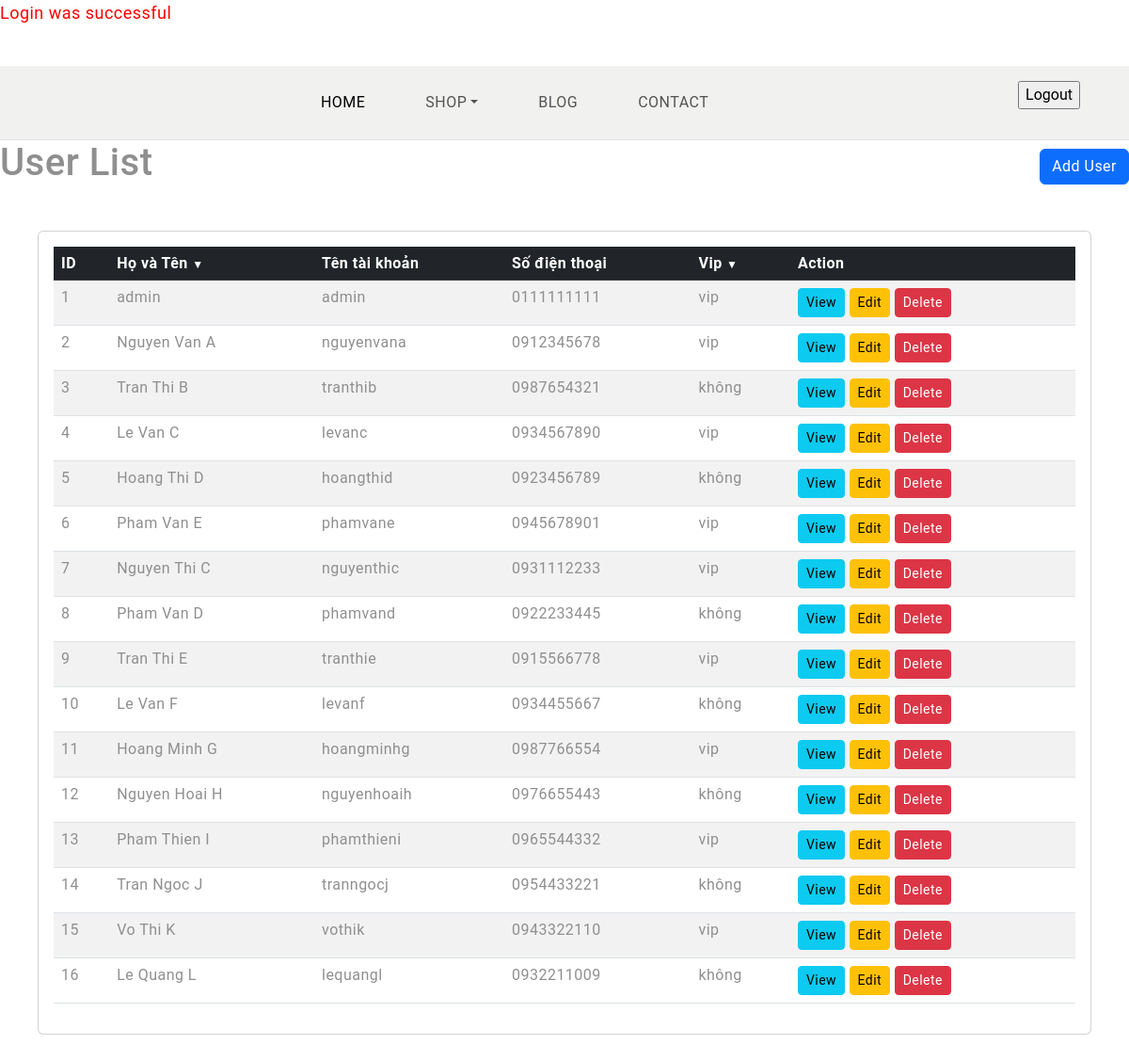
Screenshot of /user/index (signed in) with the database file from the repository.
### tables this page shows
CREATE TABLE `users` (
  `id` int NOT NULL AUTO_INCREMENT,
  `fullname` varchar(45) NOT NULL,
  `username` varchar(45) NOT NULL,
  `password` varchar(100) NOT NULL,
  `dayofbirth` date DEFAULT NULL,
  `gender` enum('Nam','Nữ','Khác') DEFAULT NULL,
  `phonenumber` varchar(45) DEFAULT NULL,
  `vip` enum('vip','không') DEFAULT NULL,
  PRIMARY KEY (`id`),
  UNIQUE KEY `username_UNIQUE` (`fullname`)
);

### app/Controller.php (called while the page is built, shortened)
<?php
class Controller {
    protected function render($view_name, $data = []) {
        extract($data);
        include __DIR__ . "\Views\\$view_name.php";
    }
}

### app/Controllers/UserController.php (called while the page is built, shortened)
<?php
class UserController extends Controller
{
    private $userModel;
    public function __construct()
    {
        $this->userModel = new User();
    }
    public function userList()
    {
        $users = $this->userModel->getAllUsers();
        $this->render('users\user-list', ['users' => $users]);
    }
}

### index.php (called while the page is built, shortened)
<?php
require __DIR__. '/app/routes.php';
$uri = $_SERVER['REQUEST_URI'];
$router->match($uri);
?>

### app/Models/User.php (called while the page is built, shortened)
<?php
class User
{
    private $mysqli;
    public function __construct()
    {
        $host = DB_HOST;
        $username = DB_USER;
        $password = DB_PASSWORD;
        $database = DB_NAME;
        $this->mysqli = new \mysqli($host, $username, $password, $database);
    }
    public function getAllUsers()
    {
        $result = $this->mysqli->query("SELECT * FROM users");
        return $result->fetch_all(MYSQLI_ASSOC);
    }
}

### app/Views/users/user-list.php (the view, shortened to what this page needs)
<?php
if (isset($_SESSION['flash_message'])) {
    $message = $_SESSION['flash_message'];
    echo '<p style="color:red;">' . $message . '</p><br>';
}
?>
<div class="d-flex justify-content-between align-items-center">
    <h1>User List</h1>
    <a href="/user/create" class="btn btn-primary">Add User</a>
</div>
<div class="card" style="margin:40px">
    <div class="card-body ">
        <div class="table-responsive">
            <table class="table table-striped table-hover">
                <thead class="table-dark">
                    <tr>
                        <th>ID</th>
                        <th class="filter-header" data-filter="name">Họ và Tên <span class="arrow">&#9660;</span></th>
                        <th>Tên tài khoản</th>
                        <th>Số điện thoại</th>
                        <th class="filter-header" data-filter="vip">Vip <span class="arrow">&#9660;</span></th>
                        <th>Action</th>
                    </tr>
                </thead>
                <tbody>
                    <?php foreach ($users as $user): ?>
                    <tr>
                        <td><?php echo ($user['id']); ?></td>
                        <td><?php echo ($user['fullname']); ?></td>
                        <td><?php echo ($user['username']); ?></td>
                        <td><?php echo ($user['phonenumber']); ?></td>
                        <td><?php echo ($user['vip']); ?></td>
                        <td>
                            <a href="#" class="btn btn-info btn-sm view-detail" data-id="<?= $user['id'] ?>"
                                data-fullname="<?= $user['fullname'] ?>" data-username="<?= $user['username'] ?>"
                                data-password="<?= $user['password'] ?>" data-dayofbirth="<?= $user['dayofbirth'] ?>"
                                data-gender="<?= $user['gender'] ?>" data-phonenumber="<?= $user['phonenumber'] ?>"
                                data-vip="<?= $user['vip'] ?>">View</a>
                            <a href="/user/update/<?= $user['id'] ?>" class="btn btn-warning btn-sm">Edit</a>
                            <a href="/user/delete/<?= $user['id'] ?>" class="btn btn-danger btn-sm"
                                onclick="return confirm('Are you sure you want to delete this user?')">Delete</a>
                        </td>
                    </tr>
                    <?php endforeach; ?>
                </tbody>
            </table>
        </div>
    </div>
</div>
<?php $content = ob_get_clean(); ?>
<?php
    include (__DIR__ . '/../../../templates/layout.php');
?>

### app/Router.php (shortened to what this page needs)
<?php
class Router {
    private $routes = [];
    public function addRoute($pattern, $callback) {
        $this->routes[$pattern] = $callback;
    }
    public function match($uri) {
        uksort($this->routes, function ($a, $b) {
            return strlen($b) - strlen($a);
        });
        foreach ($this->routes as $pattern => $callback) {
            if (preg_match($pattern, $uri, $matches)) {
                array_shift($matches);
                call_user_func_array($callback, $matches);
                return;
            }
        }
    }
}

### templates/layout.php (shortened to what this page needs)
<!DOCTYPE html>
<html lang="en">
<head>
    <link href="https://cdn.jsdelivr.net/npm/bootstrap@5.3.0-alpha3/dist/css/bootstrap.min.css" rel="stylesheet"
>
    <link rel="stylesheet" href="https://cdn.jsdelivr.net/npm/swiper@9/swiper-bundle.min.css" />
    <link rel="stylesheet" href="../../../public/assets/style.css">
</head>
<body class="homepage">
    <nav class="navbar navbar-expand-lg bg-light text-uppercase fs-6 p-3 border-bottom align-items-center">
        <div class="container-fluid">
            <div class="row justify-content-between align-items-center w-100">
                <div class="col-auto">
                    <div class="offcanvas offcanvas-end" tabindex="-1" id="offcanvasNavbar"
                        aria-labelledby="offcanvasNavbarLabel">
                        <div class="offcanvas-body">
                            <ul class="navbar-nav justify-content-end flex-grow-1 gap-1 gap-md-5 pe-3">
                                <a href="/home/index" class="nav-link active">
                                    Home
                                </a>
                                <li class="nav-item dropdown">
                                    <a class="nav-link dropdown-toggle" href="#" id="dropdownShop"
                                        data-bs-toggle="dropdown" aria-haspopup="true" aria-expanded="false">Shop</a>
                                </li>
                                <li class="nav-item">
                                    <a class="nav-link" href="home/blog">Blog</a>
                                </li>
                                <li class="nav-item">
                                    <a class="nav-link" href="home/contact">Contact</a>
                                </li>
                            </ul>
                        </div>
                    </div>
                </div>
                <div class="col-3 col-lg-auto">
                    <ul class="list-unstyled d-flex m-0">
                        <?php
                        if (isset($_SESSION['currentUser'])) {
                            echo '<li class="d-none d-lg-block">
                            <form method="post" action="/user/logout">
                                <input type="submit" name="logout" value="Logout">
                            </form>
                            </li>';
                        } else {
                            echo '<li class="d-none d-lg-block">
                            <a href="/user/signin" class="text-uppercase mx-3">Login</a>
                            </li>';
                        }
                        ?>
                    </ul>
                </div>
            </div>
        </div>
    </nav>
    <?= $content ?>
</body>
</html>

### public/assets/style.css (style rules this page uses)
body { --heading-font: "Marcellus", Roboto, sans-serif; --heading-font-weight: 400; --heading-color: #111; --heading-line-height: 1.24; --swiper-theme-color: #8C907E; --bs-body-font-family: "Jost", Roboto, sans-serif; --bs-body-font-size: 18px; --bs-body-font-weight: 400; --bs-body-line-height: 1.5; --bs-body-color: #8f8f8f; --bs-body-color-rgb: 143, 143, 143; --bs-primary: #8C907E; --bs-secondary: #6c757d; --bs-black: #111; --bs-light: #F1F1F0; --bs-dark: #212529; --bs-gray: #9aa1a7; --bs-gray-dark: #51565b; --bs-primary-rgb: 140, 144, 126; --bs-secondary-rgb: 108, 117, 125; --bs-black-rgb: 17, 17, 17; --bs-light-rgb: 241, 241, 240; --bs-dark-rgb: 33, 37, 41; --bs-link-color: #111; --bs-link-color-rgb: 17, 17, 17; --bs-link-decoration: underline; --bs-link-hover-color: #111; --bs-link-hover-color-rgb: 17, 17, 17; }
body { letter-spacing: 0.03rem; }
.filter-header { cursor: pointer; position: relative; align-items: center; gap: 5px; }
.arrow { font-size: 12px; transition: transform 0.3s ease; }

### rows the page displays
users: id "1", fullname "admin", username "admin", phonenumber "0111111111", vip "vip"
users: id "2", fullname "Nguyen Van A", username "nguyenvana", phonenumber "0912345678", vip "vip"
users: id "3", fullname "Tran Thi B", username "tranthib", phonenumber "0987654321", vip "không"
users: id "4", fullname "Le Van C", username "levanc", phonenumber "0934567890", vip "vip"
users: id "5", fullname "Hoang Thi D", username "hoangthid", phonenumber "0923456789", vip "không"
users: id "6", fullname "Pham Van E", username "phamvane", phonenumber "0945678901", vip "vip"
users: id "7", fullname "Nguyen Thi C", username "nguyenthic", phonenumber "0931112233", vip "vip"
users: id "8", fullname "Pham Van D", username "phamvand", phonenumber "0922233445", vip "không"
users: id "9", fullname "Tran Thi E", username "tranthie", phonenumber "0915566778", vip "vip"
users: id "10", fullname "Le Van F", username "levanf", phonenumber "0934455667", vip "không"
users: id "11", fullname "Hoang Minh G", username "hoangminhg", phonenumber "0987766554", vip "vip"
users: id "12", fullname "Nguyen Hoai H", username "nguyenhoaih", phonenumber "0976655443", vip "không"
users: id "13", fullname "Pham Thien I", username "phamthieni", phonenumber "0965544332", vip "vip"
users: id "14", fullname "Tran Ngoc J", username "tranngocj", phonenumber "0954433221", vip "không"
users: id "15", fullname "Vo Thi K", username "vothik", phonenumber "0943322110", vip "vip"
users: id "16", fullname "Le Quang L", username "lequangl", phonenumber "0932211009", vip "không"
